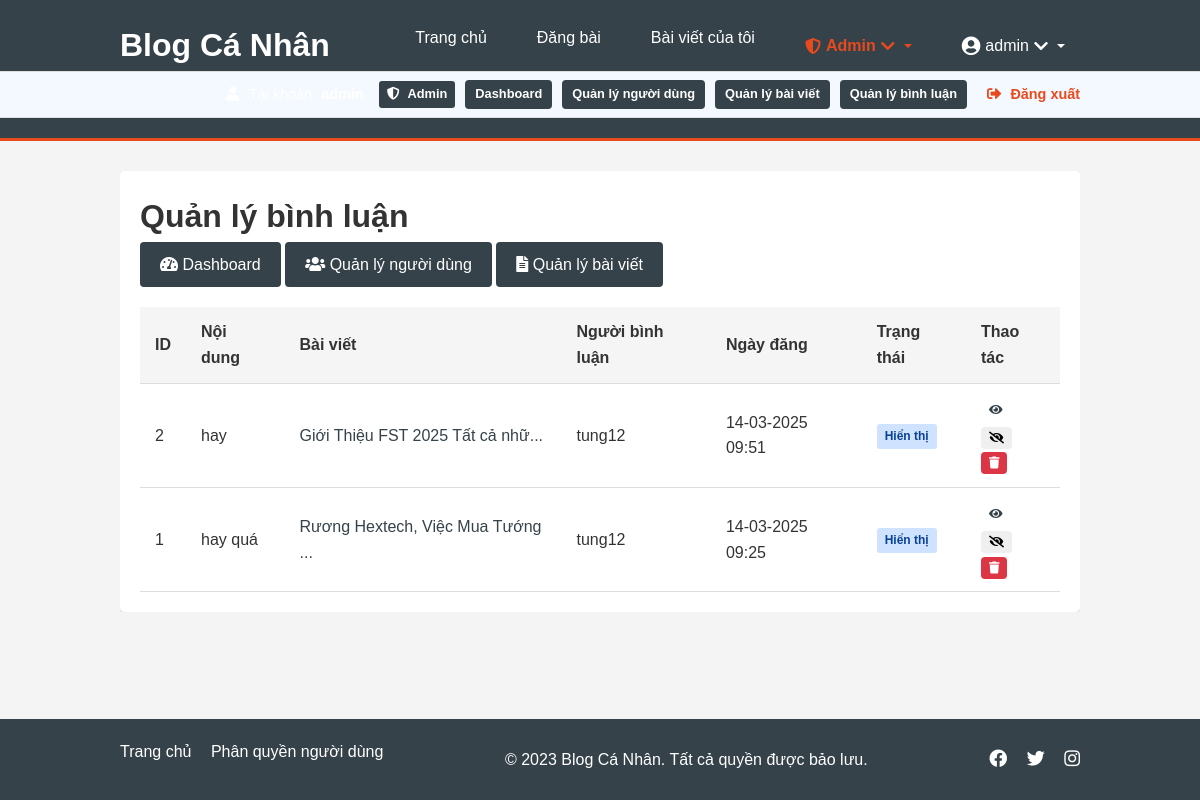
/admin/comments (signed in), run on the app's committed database.
### models.py (models this page shows, shortened)
class User(db.Model, UserMixin):
    id = db.Column(db.Integer, primary_key=True)
    username = db.Column(db.String(150), unique=True, nullable=False)
    password = db.Column(db.String(150), nullable=False)
    is_admin = db.Column(db.Boolean, default=False)
    is_active = db.Column(db.Boolean, default=True)
    date_joined = db.Column(db.DateTime, default=datetime.utcnow)
    posts = db.relationship('Post', backref='user', lazy=True)
    role = db.Column(db.String(20), default='viewer')  # 'viewer', 'collaborator', 'editor'

class Comment(db.Model):
    id = db.Column(db.Integer, primary_key=True)
    content = db.Column(db.Text, nullable=False)
    date_posted = db.Column(db.DateTime, nullable=False, default=datetime.utcnow)
    user_id = db.Column(db.Integer, db.ForeignKey('user.id'), nullable=False)
    post_id = db.Column(db.Integer, db.ForeignKey('post.id'), nullable=False)
    is_hidden = db.Column(db.Boolean, default=False)
    user = db.relationship('User', backref=db.backref('comments', lazy=True))
    post = db.relationship('Post', backref=db.backref('comments', lazy=True))

class Post(db.Model):
    id = db.Column(db.Integer, primary_key=True)
    title = db.Column(db.String(200), nullable=False)
    date_posted = db.Column(db.DateTime, nullable=False, default=datetime.utcnow)
    content = db.Column(db.Text, nullable=False)
    image_path = db.Column(db.String(200), nullable=True)
    user_id = db.Column(db.Integer, db.ForeignKey('user.id'), nullable=False)
    is_hidden = db.Column(db.Boolean, default=False)

### routes/admin.py (the view)
@admin_bp.route('/admin/comments')
@login_required
@admin_required
def comments():
    comments = Comment.query.order_by(Comment.date_posted.desc()).all()
    return render_template('admin/comments.html', comments=comments)

### app.py (called while the page is built)
@login_manager.user_loader
def load_user(user_id):
    return User.query.get(int(user_id))

### routes/admin.py (called while the page is built)
def admin_required(f):
    @wraps(f)
    def decorated_function(*args, **kwargs):
        if not current_user.is_admin:
            abort(403)
        return f(*args, **kwargs)
    return decorated_function

### templates/admin/comments.html (shortened to what this page needs)
{% extends "base.html" %}
{% block content %}
<div class="admin-container">
    <h1>Quản lý bình luận</h1>
    <div class="admin-links">
        <a href="{{ url_for('admin.dashboard') }}" class="btn btn-secondary">
            <i class="fas fa-tachometer-alt"></i> Dashboard
        </a>
        <a href="{{ url_for('admin.users') }}" class="btn btn-secondary">
            <i class="fas fa-users"></i> Quản lý người dùng
        </a>
        <a href="{{ url_for('admin.posts') }}" class="btn btn-secondary">
            <i class="fas fa-file-alt"></i> Quản lý bài viết
        </a>
    </div>
    <div class="admin-content">
        {% if comments %}
        <table class="admin-table">
            <thead>
                <tr>
                    <th>ID</th>
                    <th>Nội dung</th>
                    <th>Bài viết</th>
                    <th>Người bình luận</th>
                    <th>Ngày đăng</th>
                    <th>Trạng thái</th>
                    <th>Thao tác</th>
                </tr>
            </thead>
            <tbody>
                {% for comment in comments %}
                <tr class="{% if comment.is_hidden %}comment-hidden{% endif %}">
                    <td>{{ comment.id }}</td>
                    <td class="comment-content-preview">{{ comment.content[:50] }}{% if comment.content|length > 50 %}...{% endif %}</td>
                    <td>
                        <a href="{{ url_for('post.post', post_id=comment.post_id) }}" target="_blank">
                            {{ comment.post.title[:30] }}{% if comment.post.title|length > 30 %}...{% endif %}
                        </a>
                    </td>
                    <td>{{ comment.user.username }}</td>
                    <td>{{ comment.date_posted.strftime('%d-%m-%Y %H:%M') }}</td>
                    <td>
                        <span class="status-badge {% if comment.is_hidden %}status-hidden{% else %}status-visible{% endif %}">
                            {{ "Đã ẩn" if comment.is_hidden else "Hiển thị" }}
                        </span>
                    </td>
                    <td class="action-buttons">
                        <a href="{{ url_for('post.post', post_id=comment.post_id) }}" class="btn btn-sm btn-info" target="_blank">
                            <i class="fas fa-eye"></i>
                        </a>
                        <form action="{{ url_for('admin.toggle_comment_status', comment_id=comment.id) }}" method="POST" class="d-inline">
                            <button type="submit" class="btn btn-sm {% if comment.is_hidden %}btn-success{% else %}btn-warning{% endif %}">
                                <i class="fas {% if comment.is_hidden %}fa-eye{% else %}fa-eye-slash{% endif %}"></i>
                            </button>
                        </form>
                        <form action="{{ url_for('admin.delete_comment', comment_id=comment.id) }}" method="POST" class="d-inline">
                            <button type="submit" class="btn btn-sm btn-danger" onclick="return confirm('Bạn có chắc chắn muốn xóa bình luận này?');">
                                <i class="fas fa-trash"></i>
                            </button>
                        </form>
                    </td>
                </tr>
                {% endfor %}
            </tbody>
        </table>
        {% else %}
        <p class="no-items">Không có bình luận nào.</p>
        {% endif %}
    </div>
</div>
{% endblock %}

### templates/base.html (shortened to what this page needs)
<!DOCTYPE html>
<html lang="vi">
<head>
    <link rel="stylesheet" href="{{ url_for('static', filename='css/style.css') }}">
    <link rel="stylesheet" href="https://cdnjs.cloudflare.com/ajax/libs/font-awesome/5.15.4/css/all.min.css">
</head>
<body>
    <header>
        <div class="container">
            <div class="logo">
                <h1><a href="{{ url_for('main.index') }}">Blog Cá Nhân</a></h1>
            </div>
            <nav>
                <ul>
                    <li><a href="{{ url_for('main.index') }}">Trang chủ</a></li>
                    {% if current_user.is_authenticated %}
                        <li><a href="{{ url_for('post.new_post') }}">Đăng bài</a></li>
                        <li><a href="{{ url_for('post.user_posts', username=current_user.username) }}">Bài viết của tôi</a></li>
                        {% if current_user.is_admin %}
                        <li class="user-dropdown">
                            <a href="#" class="dropdown-toggle admin-menu-item">
                                <i class="fas fa-shield-alt"></i> Admin <i class="fas fa-chevron-down"></i>
                            </a>
                        </li>
                        {% endif %}
                        <li class="user-dropdown">
                            <a href="#" class="dropdown-toggle">
                                <i class="fas fa-user-circle"></i> {{ current_user.username }} <i class="fas fa-chevron-down"></i>
                            </a>
                        </li>
                    {% endif %}
                </ul>
            </nav>
        </div>
        {% if current_user.is_authenticated %}
        <div class="user-status">
            <div class="container">
                <div class="user-info">
                    <i class="fas fa-user"></i> Tài khoản: <strong>{{ current_user.username }}</strong>
                    {% if current_user.is_admin %}
                    <span class="admin-badge"><i class="fas fa-shield-alt"></i> Admin</span>
                    <a href="{{ url_for('admin.dashboard') }}" class="admin-link">Dashboard</a>
                    <a href="{{ url_for('admin.users') }}" class="admin-link">Quản lý người dùng</a>
                    <a href="{{ url_for('admin.posts') }}" class="admin-link">Quản lý bài viết</a>
                    <a href="{{ url_for('admin.comments') }}" class="admin-link">Quản lý bình luận</a>
                    {% endif %}
                    <a href="{{ url_for('auth.logout') }}" class="logout-link">
                        <i class="fas fa-sign-out-alt"></i> Đăng xuất
                    </a>
                </div>
            </div>
        </div>
        {% endif %}
    </header>
    <main>
        <div class="container">
            {% block content %}{% endblock %}
        </div>
    </main>
        <footer>
        <div class="container">
            <div class="footer-links">
                <a href="{{ url_for('main.index') }}">Trang chủ</a>
                <a href="{{ url_for('main.roles_help') }}">Phân quyền người dùng</a>
            </div>
            <p>&copy; {{ now.year if now else 2023 }} Blog Cá Nhân. Tất cả quyền được bảo lưu.</p>
            <div class="social-links">
                <a href="#"><i class="fab fa-facebook"></i></a>
                <a href="#"><i class="fab fa-twitter"></i></a>
                <a href="#"><i class="fab fa-instagram"></i></a>
            </div>
        </div>
    </footer>
</body>
</html>

### static/css/style.css (style rules this page uses)
* { margin: 0; padding: 0; box-sizing: border-box; }
body { font-family: Arial, Helvetica, sans-serif; line-height: 1.6; background-color: #f4f4f4; color: #333; min-height: 100vh; display: flex; flex-direction: column; }
a { text-decoration: none; color: #35424a; }
ul { list-style: none; }
.container { width: 80%; margin: 0 auto; overflow: hidden; }
header { background-color: #35424a; color: #fff; padding: 20px 0; border-bottom: 3px solid #e8491d; }
header .container { display: flex; justify-content: space-between; align-items: center; }
header .logo a { color: #fff; text-decoration: none; }
header nav ul { display: flex; }
header nav li { margin-left: 20px; position: relative; }
header nav a { color: #fff; text-decoration: none; padding: 8px 15px; border-radius: 5px; transition: background-color 0.3s; }
main { flex: 1; padding: 30px 0; }
footer { background-color: #35424a; color: #fff; padding: 20px 0; margin-top: auto; }
footer .container { display: flex; justify-content: space-between; align-items: center; }
.social-links a { color: #fff; margin-left: 15px; font-size: 18px; }
.btn { display: inline-block; padding: 10px 20px; border: none; border-radius: 4px; cursor: pointer; font-size: 16px; transition: background-color 0.3s; }
.btn-secondary { background-color: #35424a; color: #fff; }
.btn-danger { background-color: #dc3545; color: #fff; }
.user-status { background-color: #f4f9ff; padding: 8px 0; border-top: 1px solid #ddd; font-size: 0.9rem; }
.user-status .container { display: flex; justify-content: flex-end; align-items: center; }
.logout-link { color: #e8491d; font-weight: bold; margin-left: 10px; }
.user-dropdown { position: relative; }
.user-dropdown .dropdown-toggle { display: flex; align-items: center; gap: 5px; }
.user-dropdown .fa-user-circle { font-size: 1.2em; }
.user-info { display: flex; align-items: center; justify-content: flex-end; gap: 20px; }
.user-status { background-color: #f4f9ff; padding: 8px 0; font-size: 0.9rem; border-top: 1px solid #ddd; }
.logout-link { color: #e8491d; font-weight: 600; }
.admin-container { background-color: #fff; padding: 20px; border-radius: 5px; box-shadow: 0 2px 5px rgba(0,0,0,0.1); }
.admin-links { margin-bottom: 20px; }
.admin-table { width: 100%; border-collapse: collapse; margin-top: 20px; }
.admin-table th, .admin-table td { padding: 12px 15px; border-bottom: 1px solid #ddd; text-align: left; }
.admin-table th { background-color: #f5f5f5; font-weight: bold; }
.status-badge, .role-badge { display: inline-block; padding: 3px 8px; border-radius: 3px; font-size: 12px; font-weight: bold; }
.status-visible { background-color: #cfe2ff; color: #084298; }
.action-buttons { white-space: nowrap; }
.action-buttons .btn { margin-right: 5px; }
.btn-sm { padding: 4px 8px; font-size: 12px; }
.admin-table { width: 100%; border-collapse: collapse; margin-top: 20px; overflow-x: auto; display: block; }
.dropdown-toggle { cursor: pointer; display: flex; align-items: center; gap: 5px; }
.user-status { background-color: #f4f9ff; padding: 8px 0; border-bottom: 1px solid #e0e0e0; font-size: 0.9rem; }
.user-info { display: flex; align-items: center; justify-content: flex-end; }
.user-info i { margin-right: 5px; }
.logout-link { margin-left: 15px; color: #e8491d; font-weight: 600; }
.admin-badge { background-color: #35424a; color: white; padding: 3px 8px; border-radius: 3px; margin-left: 10px; font-size: 0.8rem; font-weight: bold; }
.user-info { display: flex; align-items: center; flex-wrap: wrap; justify-content: flex-end; gap: 5px; }
.logout-link { margin-left: 15px; color: #e8491d; font-weight: 600; white-space: nowrap; }
.admin-link { background-color: #35424a; color: white !important; padding: 4px 10px; border-radius: 4px; margin-left: 5px; font-size: 0.8rem; font-weight: bold; text-decoration: none; transition: background-color 0.3s; }
.admin-menu-item { color: #e8491d !important; font-weight: bold; }
.comment-content-preview { max-width: 250px; overflow: hidden; text-overflow: ellipsis; white-space: nowrap; }
.dropdown-toggle::after { display: inline-block; margin-left: 0.255em; vertical-align: 0.255em; content: ""; border-top: 0.3em solid; border-right: 0.3em solid transparent; border-bottom: 0; border-left: 0.3em solid transparent; }
.footer-links { margin-bottom: 15px; }
.footer-links a { color: #fff; margin-right: 15px; text-decoration: none; }

### data on the page
User: username "admin"
Comment: id "2", content "hay", post "Giới Thiệu FST 2025 Tất cả nhữ", user.username "tung12", date_posted "14-03-2025 09:51", is_hidden "Hiển thị"
Comment: id "1", content "hay quá", post "Rương Hextech, Việc Mua Tướng", user.username "tung12", date_posted "14-03-2025 09:25", is_hidden "Hiển thị"

### other printed values
{{ now.year if now else 2023 }} "2023"
